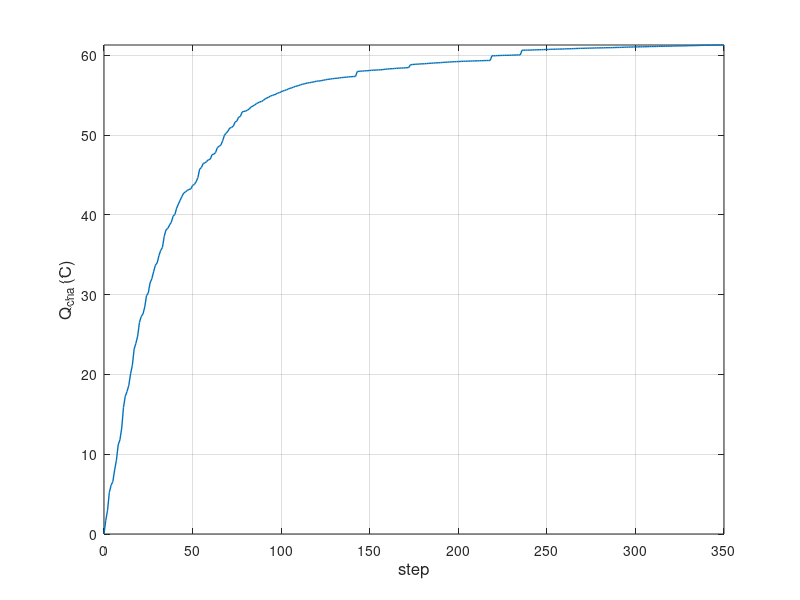

Write the MATLAB code that produced this figure.
close all
clear all
clc

Q = load('CarriedCharge.dat');
step = (0:size(Q)-1)';

set(gcf,'Units','inches','OuterPosition', [20 20 20 20]/6)

plot(step,Q,'LineWidth',1,'LineStyle','-');
xlabel('step','FontSize',12);
ylabel('Q_{cha} (C)','FontSize',12);
set(gca,'FontSize',10);
axis([0 max(step) min(0) max(Q)]) ;
box on
grid on